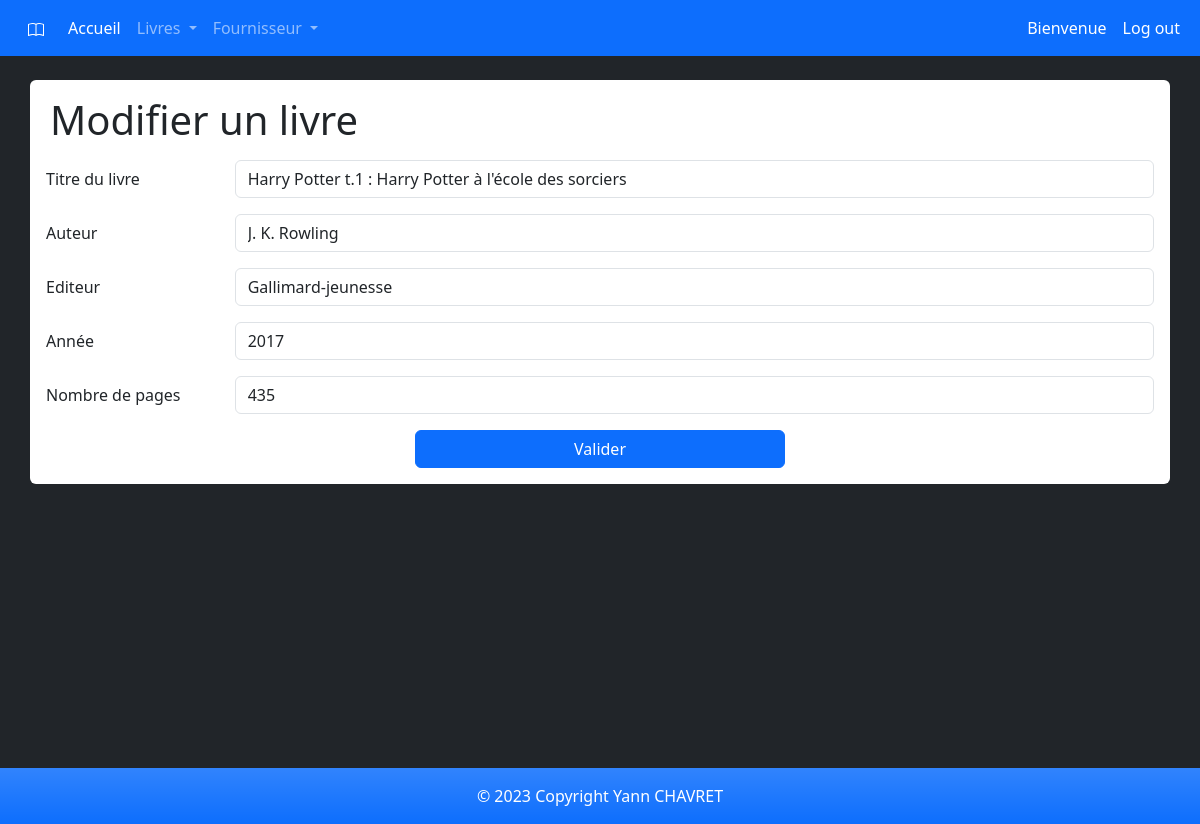
/Formulaire_Modification.php?id=1, run on the app's committed database.
### tables this page shows
CREATE TABLE `Livres` (
  `ID` int(11) NOT NULL,
  `Nom` varchar(100) NOT NULL,
  `Auteur` varchar(100) NOT NULL,
  `Editeur` varchar(100) NOT NULL,
  `Annee` int(4) NOT NULL,
  `NombreDePages` int(5) NOT NULL
);

### Formulaire_Modification.php (the view, shortened to what this page needs)
<?php
include("header.php");
$ID = $_GET['id'];
$connex = Connexion("MyDB2");
$requete = $connex->prepare("SELECT * FROM `Livres` WHERE `ID`= '$ID'");
$requete->execute();
$obj = $requete->fetch(PDO::FETCH_OBJ);
?>
<section style="min-height:calc(100vh - 112px)">
    <div class="container p-3 mb-2 bg-white text-dark rounded my-4">
        <form action="Traitement_Modification.php?id=<?= $ID ?>" method="post">
            <h1 class="mb-3 ms-1 row">Modifier un livre</h1>
            <div class="mb-3 row">
                <label class="col-sm-2 col-form-label">Titre du livre</label>
                <div class="col-sm-10">
                    <input type="text" class="form-control" type="text" name="ident[]" value="<?= $obj->Nom ?>" required>
                </div>
            </div>
            <div class="mb-3 row">
                <label class="col-sm-2 col-form-label">Auteur</label>
                <div class="col-sm-10">
                    <input type="text" class="form-control" type="text" name="ident[]" value="<?= $obj->Auteur ?>" required>
                </div>
            </div>
            <div class="mb-3 row">
                <label class="col-sm-2 col-form-label">Editeur</label>
                <div class="col-sm-10">
                    <input type="text" class="form-control" type="text" name="ident[]" value="<?= $obj->Editeur ?>" required>
                </div>
            </div>
            <div class="mb-3 row">
                <label class="col-sm-2 col-form-label">Année</label>
                <div class="col-sm-10">
                    <input type="number" class="form-control" type="text" name="ident[]" value="<?= $obj->Annee ?>" required>
                </div>
            </div>
            <div class="mb-3 row">
                <label class="col-sm-2 col-form-label">Nombre de pages</label>
                <div class="col-sm-10">
                    <input type="number" class="form-control" type="text" name="ident[]" value="<?= $obj->NombreDePages ?>" required>
                </div>
            </div>
            <button type="submit" class="btn btn-primary d-grid gap-2 col-4 mx-auto">Valider</button>
        </form>
    </div>
</section>
<?php
include("footer.php");
?>

### data on the page
livres: Nom "Harry Potter t.1 : Harry Potter à l'école des sorciers", Auteur "J. K. Rowling", Editeur "Gallimard-jeunesse", Annee "2017", NombreDePages "435"
